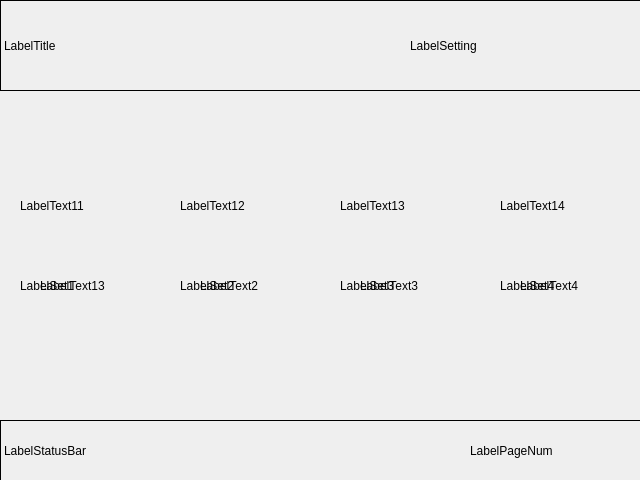
<?xml version="1.0" encoding="UTF-8"?>
<ui version="4.0">
 <class>DlgColor</class>
 <widget class="QDialog" name="DlgColor">
  <property name="geometry">
   <rect>
    <x>0</x>
    <y>0</y>
    <width>640</width>
    <height>480</height>
   </rect>
  </property>
  <property name="windowTitle">
   <string>Dialog</string>
  </property>
  <widget class="QLabel" name="LabelTitle">
   <property name="geometry">
    <rect>
     <x>0</x>
     <y>0</y>
     <width>641</width>
     <height>91</height>
    </rect>
   </property>
   <property name="frameShape">
    <enum>QFrame::Box</enum>
   </property>
   <property name="text">
    <string>LabelTitle</string>
   </property>
  </widget>
  <widget class="QLabel" name="LabelSetting">
   <property name="geometry">
    <rect>
     <x>410</x>
     <y>0</y>
     <width>231</width>
     <height>91</height>
    </rect>
   </property>
   <property name="frameShape">
    <enum>QFrame::NoFrame</enum>
   </property>
   <property name="text">
    <string>LabelSetting</string>
   </property>
  </widget>
  <widget class="QLabel" name="LabelStatusBar">
   <property name="geometry">
    <rect>
     <x>0</x>
     <y>420</y>
     <width>641</width>
     <height>61</height>
    </rect>
   </property>
   <property name="frameShape">
    <enum>QFrame::Box</enum>
   </property>
   <property name="text">
    <string>LabelStatusBar</string>
   </property>
  </widget>
  <widget class="QLabel" name="LabelPageNum">
   <property name="geometry">
    <rect>
     <x>470</x>
     <y>430</y>
     <width>151</width>
     <height>41</height>
    </rect>
   </property>
   <property name="frameShape">
    <enum>QFrame::NoFrame</enum>
   </property>
   <property name="text">
    <string>LabelPageNum</string>
   </property>
  </widget>
  <widget class="QLabel" name="LabelSet2">
   <property name="geometry">
    <rect>
     <x>180</x>
     <y>250</y>
     <width>121</width>
     <height>71</height>
    </rect>
   </property>
   <property name="frameShape">
    <enum>QFrame::NoFrame</enum>
   </property>
   <property name="text">
    <string>LabelSet2</string>
   </property>
  </widget>
  <widget class="QLabel" name="LabelText14">
   <property name="geometry">
    <rect>
     <x>500</x>
     <y>170</y>
     <width>121</width>
     <height>71</height>
    </rect>
   </property>
   <property name="frameShape">
    <enum>QFrame::NoFrame</enum>
   </property>
   <property name="text">
    <string>LabelText14</string>
   </property>
  </widget>
  <widget class="QLabel" name="LabelText2">
   <property name="geometry">
    <rect>
     <x>200</x>
     <y>250</y>
     <width>81</width>
     <height>71</height>
    </rect>
   </property>
   <property name="text">
    <string>LabelText2</string>
   </property>
  </widget>
  <widget class="QLabel" name="LabelText13">
   <property name="geometry">
    <rect>
     <x>340</x>
     <y>170</y>
     <width>121</width>
     <height>71</height>
    </rect>
   </property>
   <property name="frameShape">
    <enum>QFrame::NoFrame</enum>
   </property>
   <property name="text">
    <string>LabelText13</string>
   </property>
  </widget>
  <widget class="QLabel" name="LabelSet4">
   <property name="geometry">
    <rect>
     <x>500</x>
     <y>250</y>
     <width>121</width>
     <height>71</height>
    </rect>
   </property>
   <property name="frameShape">
    <enum>QFrame::NoFrame</enum>
   </property>
   <property name="text">
    <string>LabelSet4</string>
   </property>
  </widget>
  <widget class="QLabel" name="LabelText11">
   <property name="geometry">
    <rect>
     <x>20</x>
     <y>170</y>
     <width>121</width>
     <height>71</height>
    </rect>
   </property>
   <property name="frameShape">
    <enum>QFrame::NoFrame</enum>
   </property>
   <property name="text">
    <string>LabelText11</string>
   </property>
  </widget>
  <widget class="QLabel" name="LabelSet3">
   <property name="geometry">
    <rect>
     <x>340</x>
     <y>250</y>
     <width>121</width>
     <height>71</height>
    </rect>
   </property>
   <property name="frameShape">
    <enum>QFrame::NoFrame</enum>
   </property>
   <property name="text">
    <string>LabelSet3</string>
   </property>
  </widget>
  <widget class="QLabel" name="LabelSet1">
   <property name="geometry">
    <rect>
     <x>20</x>
     <y>250</y>
     <width>121</width>
     <height>71</height>
    </rect>
   </property>
   <property name="frameShape">
    <enum>QFrame::NoFrame</enum>
   </property>
   <property name="frameShadow">
    <enum>QFrame::Plain</enum>
   </property>
   <property name="text">
    <string>LabelSet1</string>
   </property>
  </widget>
  <widget class="QLabel" name="LabelText4">
   <property name="geometry">
    <rect>
     <x>520</x>
     <y>250</y>
     <width>81</width>
     <height>71</height>
    </rect>
   </property>
   <property name="frameShape">
    <enum>QFrame::NoFrame</enum>
   </property>
   <property name="text">
    <string>LabelText4</string>
   </property>
  </widget>
  <widget class="QLabel" name="LabelText3">
   <property name="geometry">
    <rect>
     <x>360</x>
     <y>250</y>
     <width>81</width>
     <height>71</height>
    </rect>
   </property>
   <property name="text">
    <string>LabelText3</string>
   </property>
  </widget>
  <widget class="QLabel" name="LabelText12">
   <property name="geometry">
    <rect>
     <x>180</x>
     <y>170</y>
     <width>121</width>
     <height>71</height>
    </rect>
   </property>
   <property name="frameShape">
    <enum>QFrame::NoFrame</enum>
   </property>
   <property name="text">
    <string>LabelText12</string>
   </property>
  </widget>
  <widget class="QLabel" name="LabelText1">
   <property name="geometry">
    <rect>
     <x>40</x>
     <y>250</y>
     <width>81</width>
     <height>71</height>
    </rect>
   </property>
   <property name="frameShape">
    <enum>QFrame::NoFrame</enum>
   </property>
   <property name="text">
    <string>LabelText13</string>
   </property>
  </widget>
 </widget>
 <resources/>
 <connections/>
</ui>
